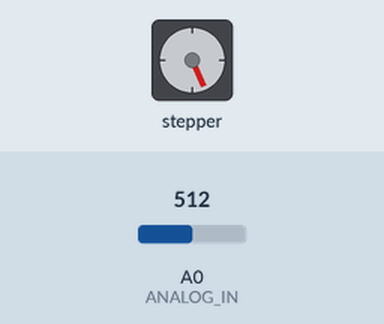
This sketch was run on a simulated Arduino Uno, built with avr-gcc and run on an emulated ATmega328P. Parts: stepper motor. Inputs (shaded band) come from the test bench; at power-on: A0 (ANALOG_IN) = 512. Stepper angles assume 200 steps per turn.

Above: at 1.2 s.
1.3 s: A0 (ANALOG_IN) set to 122
At 2.1 s:
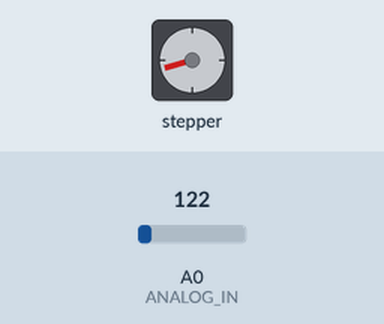
4.3 s: A0 (ANALOG_IN) set to 306
At 4.76 s:
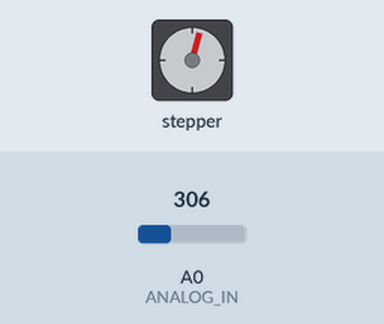
7.3 s: A0 (ANALOG_IN) set to 511
10.3 s: A0 (ANALOG_IN) set to 0
At 10.3 s:
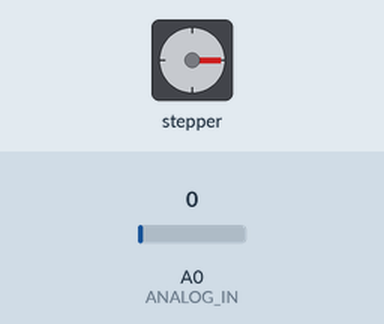
11.8 s: A0 (ANALOG_IN) set to 4
13.3 s: A0 (ANALOG_IN) set to 7
At 20.1 s:
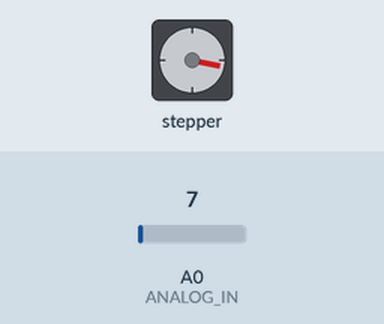
Timing chart, 0 to 33.8 s (numbered marks = the images above; inputs shaded):
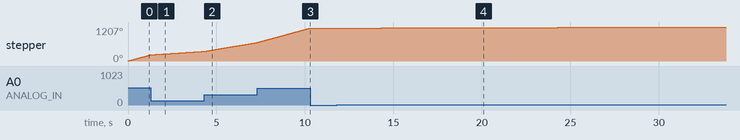

The sketch:

StepperSpeedControl.ino
```cpp
// (licence header left out)
#include <AccelStepper.h>

AccelStepper stepper(1,5,4); // AccelStepper 2 wire board (2 pins) 5 step, 4 dir

// This defines the analog input pin for reading the control voltage
// Tested with a 10k linear pot between 5v and GND
#define ANALOG_IN A0

void setup()
{
   stepper.setMaxSpeed(1000);
   stepper.setSpeed(100);
}

void loop()
{
   int analogIn = analogRead(ANALOG_IN);
   int motorSpeed = map(analogIn, 0, 1023, 0, 200);
   stepper.setSpeed(motorSpeed);
   stepper.runSpeed();
}
```

Measured:
- the behaviour switches between 5 and 6 on A0 (ANALOG_IN) (found by bisection; images 3 and 4)
- after the input at 10.3 s, stepper: stops changing and stays 1170°
- after the input at 11.8 s, every drawn part: stays the same
